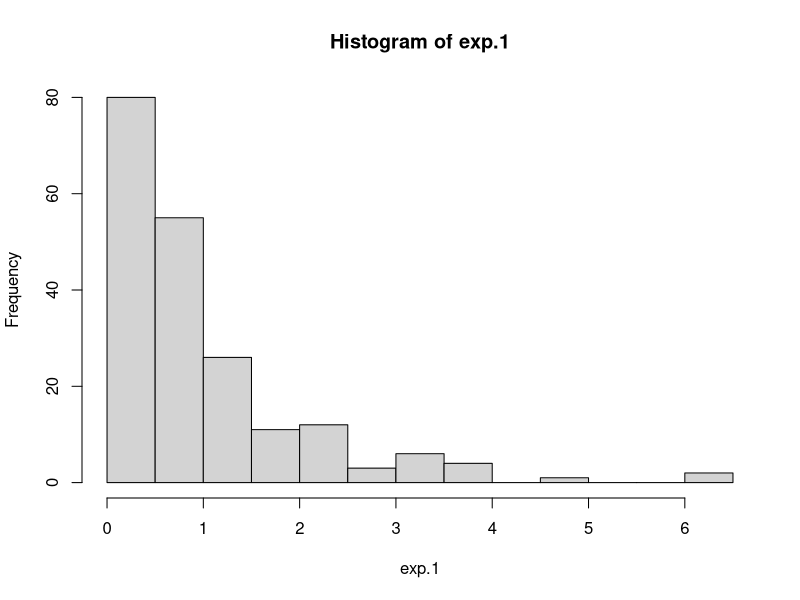
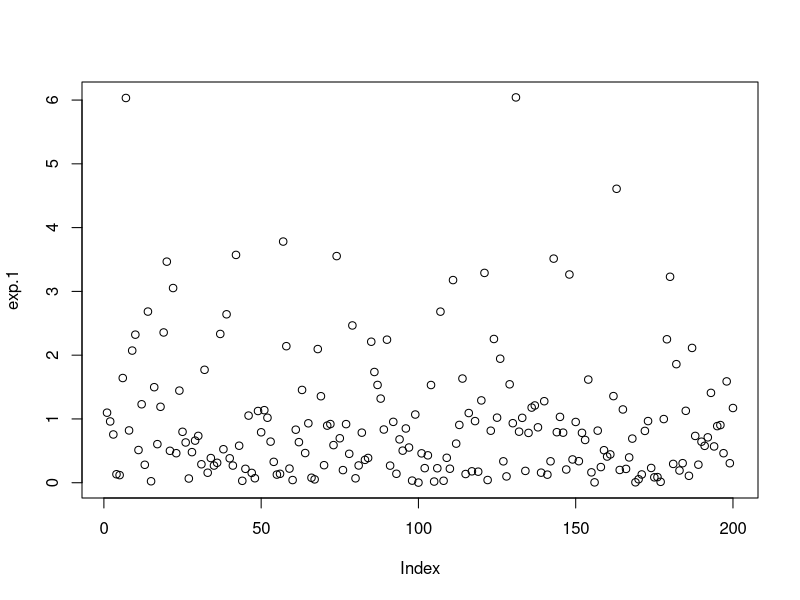
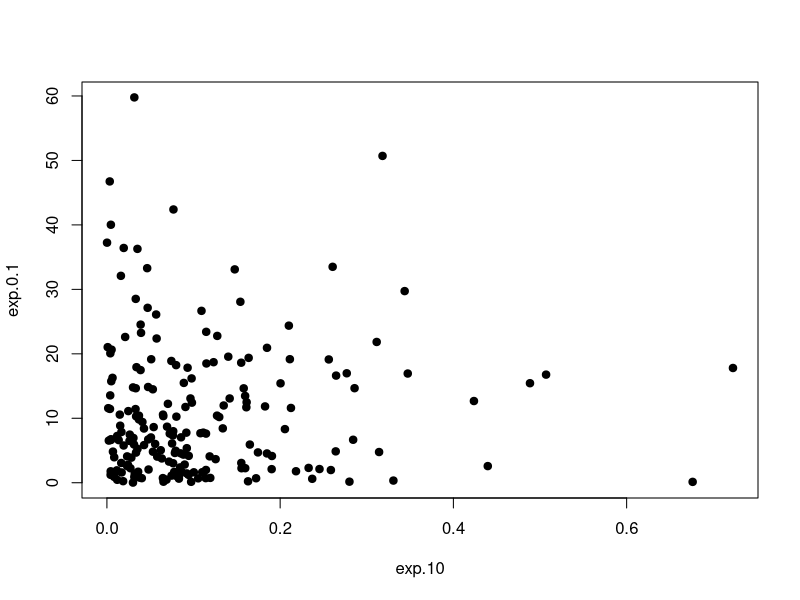
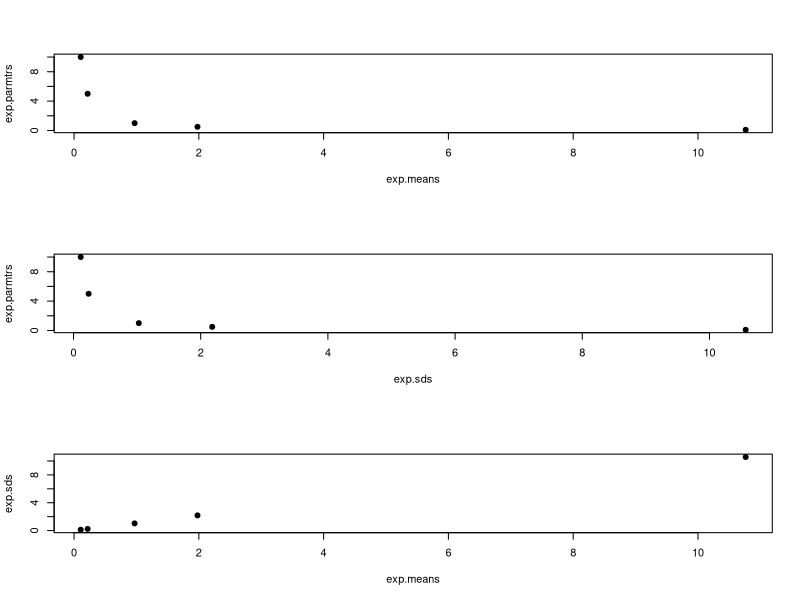
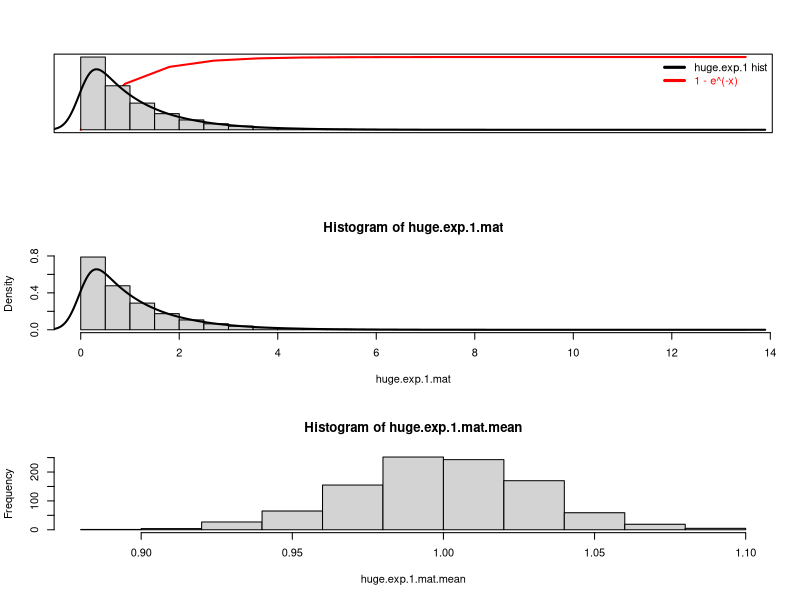

Generate these figures, in order, with R:
## ---- chunk 1
exp.1 <- rexp(n = 200)
mean(exp.1)
sd(exp.1)
## ---- chunk 2
exp.0.1 <- rexp(n = 200, rate = 0.1)
exp.0.5 <- rexp(n = 200, rate = 0.5)
exp.5 <- rexp(n = 200, rate = 5)
exp.10 <- rexp(n = 200, rate = 10)
## ---- chunk 3
hist(exp.1)
## ---- chunk 4
plot(exp.1)
## ---- chunk 5
plot(exp.10, exp.0.1, bg = "black", pch = 21)
## ---- chunk 6
exp.means <- c(mean(exp.1), mean(exp.0.1), mean(exp.0.5), mean(exp.5), mean(exp.10))
## ---- chunk 7
exp.parmtrs <- c(1, 0.1, 0.5, 5, 10)
exp.sds <- c(sd(exp.1), sd(exp.0.1), sd(exp.0.5), sd(exp.5), sd(exp.10))
## ---- chunk 8
par(mfrow = c(3, 1))
plot(exp.means, exp.parmtrs, bg = "black", pch = 21)
plot(exp.sds, exp.parmtrs, bg = "black", pch = 21)
plot(exp.means, exp.sds, bg = "black", pch = 21)
## ---- chunk 9
huge.exp.1 <- rexp(1100000)
huge.exp.1.mean <- mean(huge.exp.1)
huge.exp.1.sd <- sd(huge.exp.1)
print(huge.exp.1.mean)
print(huge.exp.1.sd)
## ---- chunk 10
plot(0:15, type = "l", 1 - exp(-(0:15)), lwd = 2, main = "", xlab = "", ylab = "", yaxt = "n", xaxt = "n", col = "red")
par(new = TRUE)
hist(huge.exp.1, prob = TRUE, main = "", xlab = "", ylab = "", yaxt = "n", xaxt = "n")
lines(density(huge.exp.1, adjust = 5), lwd = 2)
legend("topright", col = c("black", "red"), lty = 1, lwd = 3, bty = "n",
        legend = c("huge.exp.1 hist", "1 - e^(-x)"), text.col = c("black", "red"))
## ---- chunk 11
mean(huge.exp.1[huge.exp.1 > 1])
## ---- chunk 12
huge.exp.1.mat <- matrix(huge.exp.1, 1100, 1000)
hist(huge.exp.1.mat, prob = TRUE)
lines(density(huge.exp.1.mat, adjust = 5), lwd = 2)
## ---- chunk 13
colMeans(huge.exp.1.mat)[137]
## ---- chunk 14
huge.exp.1.mat.mean <- colMeans(huge.exp.1.mat)
hist(huge.exp.1.mat.mean)
## ---- chunk 15
huge.exp.1.square <- huge.exp.1 ^ 2
huge.exp.1.square.mean <- mean(huge.exp.1.square)
huge.exp.1.square.sd <- sd(huge.exp.1.square)
print(huge.exp.1.square.mean)
print(huge.exp.1.square.sd)
## ---- chunk 16
huge.exp.1.square.mean - huge.exp.1.mean
huge.exp.1.square.sd - huge.exp.1.sd
